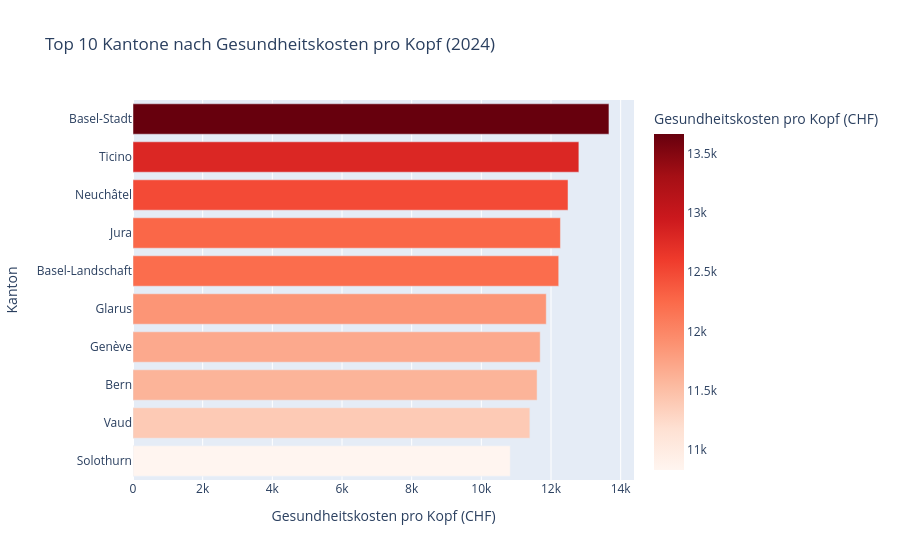
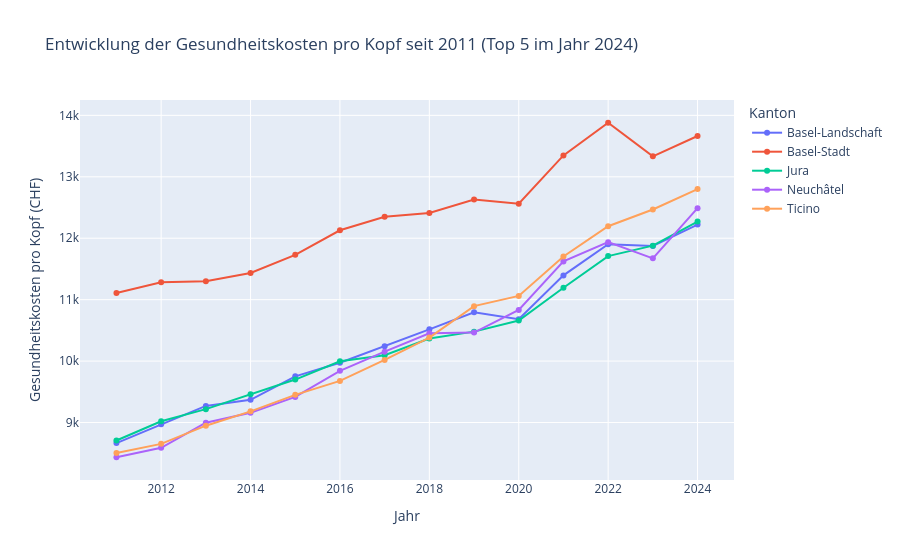

Notebook cell for these charts, in order:
### Markdown cell above
## SQ1. Welche Kantone haben die höchsten Gesundheitskosten pro Kopf, und wie hat sich dieser Druck seit 2011 entwickelt?

Die erste Leitfrage braucht zwei Blickwinkel:
- aktuelles Niveau der Gesundheitskosten pro Kopf
- Veränderung seit 2011 bzw. seit Beginn des Analysefensters

### Code cell
top_cost_latest = panel_latest.sort_values('cost_per_capita', ascending=False)[[
    'canton_code', 'canton_label', 'cost_per_capita', 'population_share_66_plus', 'premium_median_monthly'
]].copy()

display(top_cost_latest.head(10))

fig = px.bar(
    top_cost_latest.head(10).sort_values('cost_per_capita'),
    x='cost_per_capita',
    y='canton_label',
    orientation='h',
    title=f'Top 10 Kantone nach Gesundheitskosten pro Kopf ({latest_year})',
    labels={'cost_per_capita': 'Gesundheitskosten pro Kopf (CHF)', 'canton_label': 'Kanton'},
    color='cost_per_capita',
    color_continuous_scale='Reds',
)
fig.show()

top5_cost_codes = top_cost_latest.head(5)['canton_code'].tolist()
cost_trend_top5 = analysis_panel[analysis_panel['canton_code'].isin(top5_cost_codes)].copy()

fig = px.line(
    cost_trend_top5,
    x='year',
    y='cost_per_capita',
    color='canton_label',
    markers=True,
    title=f'Entwicklung der Gesundheitskosten pro Kopf seit {baseline_year} (Top 5 im Jahr {latest_year})',
    labels={'year': 'Jahr', 'cost_per_capita': 'Gesundheitskosten pro Kopf (CHF)', 'canton_label': 'Kanton'},
)
fig.show()

display(
    trend_compare.sort_values('delta_cost_per_capita', ascending=False)[[
        'canton_label', 'delta_cost_per_capita', 'delta_age_66_share', 'delta_premium_median', 'delta_belastungsindex'
    ]].head(10)
)

### Figure 1 — Plotly figure (JSON) as saved in the notebook; plotly's stock layout.template omitted (floating-point values rounded to 4 significant figures)
{"data": [{"hovertemplate": "Gesundheitskosten pro Kopf (CHF)=%{marker.color}<br>Kanton=%{y}<extra></extra>", "legendgroup": "", "marker": {"color": [10830.0, 11390.0, 11600.0, 11690.0, 11860.0, 12220.0, 12270.0, 12490.0, 12800.0, 13660.0], "coloraxis": "coloraxis", "pattern": {"shape": ""}}, "name": "", "orientation": "h", "showlegend": false, "textposition": "auto", "type": "bar", "x": [10830.0, 11390.0, 11600.0, 11690.0, 11860.0, 12220.0, 12270.0, 12490.0, 12800.0, 13660.0], "xaxis": "x", "y": ["Solothurn", "Vaud", "Bern", "Genève", "Glarus", "Basel-Landschaft", "Jura", "Neuchâtel", "Ticino", "Basel-Stadt"], "yaxis": "y"}], "layout": {"barmode": "relative", "coloraxis": {"colorbar": {"title": {"text": "Gesundheitskosten pro Kopf (CHF)"}}, "colorscale": [[0, "rgb(255,245,240)"], [0.125, "rgb(254,224,210)"], [0.25, "rgb(252,187,161)"], [0.375, "rgb(252,146,114)"], [0.5, "rgb(251,106,74)"], [0.625, "rgb(239,59,44)"], [0.75, "rgb(203,24,29)"], [0.875, "rgb(165,15,21)"], [1, "rgb(103,0,13)"]]}, "legend": {"tracegroupgap": 0}, "title": {"text": "Top 10 Kantone nach Gesundheitskosten pro Kopf (2024)"}, "xaxis": {"anchor": "y", "domain": [0, 1], "title": {"text": "Gesundheitskosten pro Kopf (CHF)"}}, "yaxis": {"anchor": "x", "domain": [0, 1], "title": {"text": "Kanton"}}}}

### Figure 2 — Plotly figure (JSON) as saved in the notebook; plotly's stock layout.template omitted (floating-point values rounded to 4 significant figures)
{"data": [{"hovertemplate": "Kanton=Basel-Landschaft<br>Jahr=%{x}<br>Gesundheitskosten pro Kopf (CHF)=%{y}<extra></extra>", "legendgroup": "Basel-Landschaft", "line": {"color": "#636efa", "dash": "solid"}, "marker": {"symbol": "circle"}, "mode": "lines+markers", "name": "Basel-Landschaft", "orientation": "v", "showlegend": true, "type": "scatter", "x": [2011, 2012, 2013, 2014, 2015, 2016, 2017, 2018, 2019, 2020, 2021, 2022, 2023, 2024], "xaxis": "x", "y": [8665.0, 8973.0, 9271.0, 9370.0, 9752.0, 9974.0, 10240.0, 10520.0, 10790.0, 10680.0, 11400.0, 11900.0, 11870.0, 12220.0], "yaxis": "y"}, {"hovertemplate": "Kanton=Basel-Stadt<br>Jahr=%{x}<br>Gesundheitskosten pro Kopf (CHF)=%{y}<extra></extra>", "legendgroup": "Basel-Stadt", "line": {"color": "#EF553B", "dash": "solid"}, "marker": {"symbol": "circle"}, "mode": "lines+markers", "name": "Basel-Stadt", "orientation": "v", "showlegend": true, "type": "scatter", "x": [2011, 2012, 2013, 2014, 2015, 2016, 2017, 2018, 2019, 2020, 2021, 2022, 2023, 2024], "xaxis": "x", "y": [11110.0, 11280.0, 11300.0, 11440.0, 11730.0, 12130.0, 12350.0, 12410.0, 12630.0, 12560.0, 13350.0, 13880.0, 13330.0, 13660.0], "yaxis": "y"}, {"hovertemplate": "Kanton=Jura<br>Jahr=%{x}<br>Gesundheitskosten pro Kopf (CHF)=%{y}<extra></extra>", "legendgroup": "Jura", "line": {"color": "#00cc96", "dash": "solid"}, "marker": {"symbol": "circle"}, "mode": "lines+markers", "name": "Jura", "orientation": "v", "showlegend": true, "type": "scatter", "x": [2011, 2012, 2013, 2014, 2015, 2016, 2017, 2018, 2019, 2020, 2021, 2022, 2023, 2024], "xaxis": "x", "y": [8708.0, 9021.0, 9218.0, 9460.0, 9699.0, 9998.0, 10100.0, 10370.0, 10480.0, 10660.0, 11190.0, 11710.0, 11880.0, 12270.0], "yaxis": "y"}, {"hovertemplate": "Kanton=Neuchâtel<br>Jahr=%{x}<br>Gesundheitskosten pro Kopf (CHF)=%{y}<extra></extra>", "legendgroup": "Neuchâtel", "line": {"color": "#ab63fa", "dash": "solid"}, "marker": {"symbol": "circle"}, "mode": "lines+markers", "name": "Neuchâtel", "orientation": "v", "showlegend": true, "type": "scatter", "x": [2011, 2012, 2013, 2014, 2015, 2016, 2017, 2018, 2019, 2020, 2021, 2022, 2023, 2024], "xaxis": "x", "y": [8435.0, 8589.0, 8997.0, 9158.0, 9416.0, 9841.0, 10150.0, 10450.0, 10460.0, 10830.0, 11620.0, 11940.0, 11670.0, 12490.0], "yaxis": "y"}, {"hovertemplate": "Kanton=Ticino<br>Jahr=%{x}<br>Gesundheitskosten pro Kopf (CHF)=%{y}<extra></extra>", "legendgroup": "Ticino", "line": {"color": "#FFA15A", "dash": "solid"}, "marker": {"symbol": "circle"}, "mode": "lines+markers", "name": "Ticino", "orientation": "v", "showlegend": true, "type": "scatter", "x": [2011, 2012, 2013, 2014, 2015, 2016, 2017, 2018, 2019, 2020, 2021, 2022, 2023, 2024], "xaxis": "x", "y": [8504.0, 8652.0, 8949.0, 9182.0, 9451.0, 9677.0, 10020.0, 10380.0, 10890.0, 11060.0, 11700.0, 12200.0, 12470.0, 12800.0], "yaxis": "y"}], "layout": {"legend": {"title": {"text": "Kanton"}, "tracegroupgap": 0}, "title": {"text": "Entwicklung der Gesundheitskosten pro Kopf seit 2011 (Top 5 im Jahr 2024)"}, "xaxis": {"anchor": "y", "domain": [0, 1], "title": {"text": "Jahr"}}, "yaxis": {"anchor": "x", "domain": [0, 1], "title": {"text": "Gesundheitskosten pro Kopf (CHF)"}}}}
